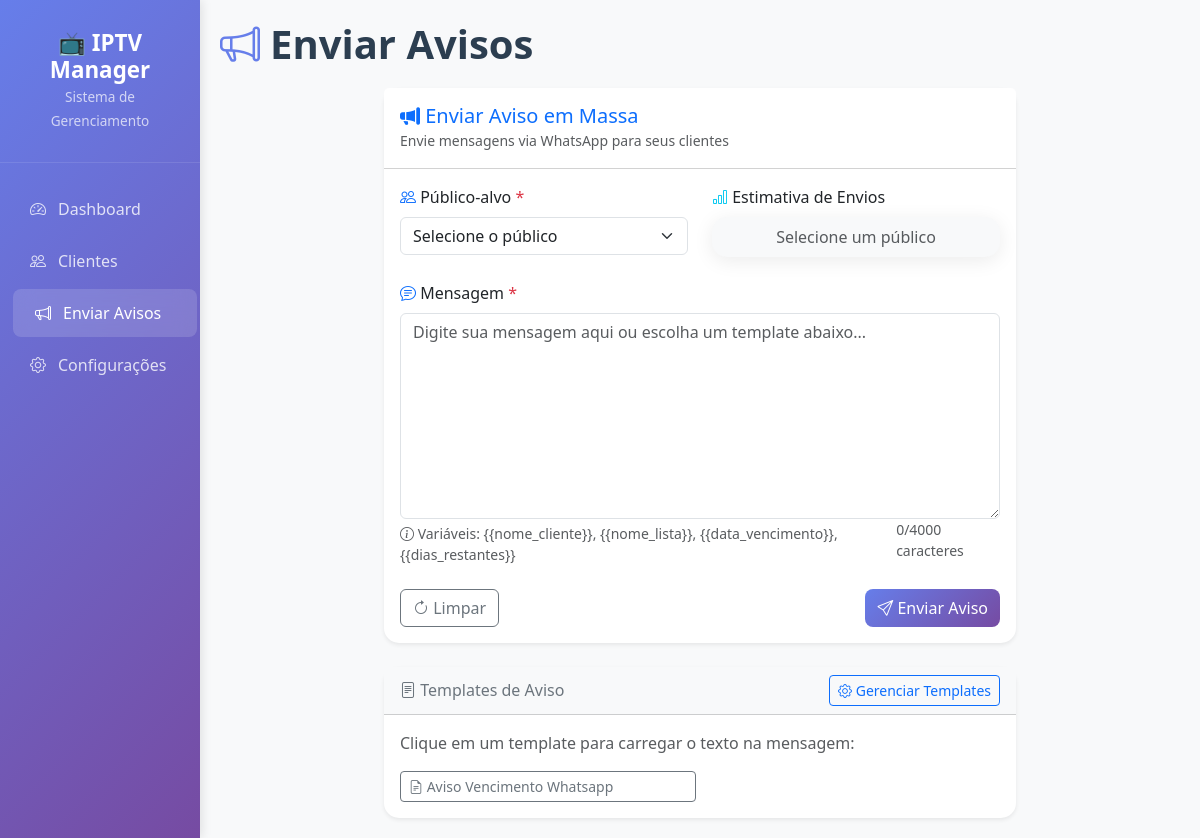
Page /avisos on the earlier database version.
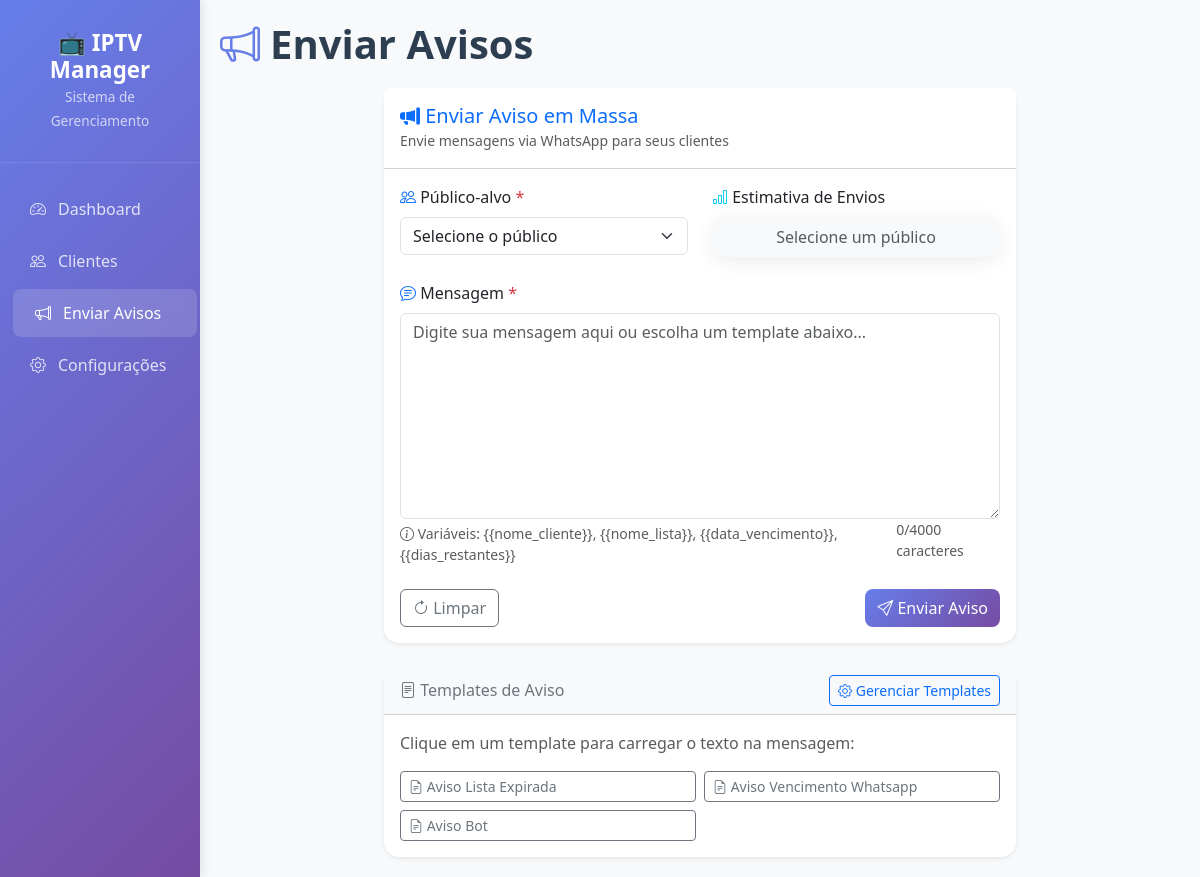
Same page on the later database version.
### tables this page shows
CREATE TABLE templates_avisos (
                    id INTEGER PRIMARY KEY AUTOINCREMENT,
                    nome TEXT UNIQUE NOT NULL,
                    assunto TEXT,
                    corpo TEXT NOT NULL,
                    tipo TEXT DEFAULT 'whatsapp', -- 'whatsapp', 'email', etc.
                    data_criacao DATETIME DEFAULT CURRENT_TIMESTAMP,
                    data_atualizacao DATETIME DEFAULT CURRENT_TIMESTAMP
                );

### dashboard.py (the view)
@app.route("/avisos")
def avisos():
    conn = db.get_connection()
    templates_raw = conn.execute("SELECT * FROM templates_avisos").fetchall()
    conn.close()
    templates = [dict(t) for t in templates_raw]
    return render_template("avisos.html", templates=templates)

### dashboard.py (called while the page is built)
def add_no_cache_headers(response):
    response.headers['Cache-Control'] = 'no-cache, no-store, must-revalidate, max-age=0'
    response.headers['Pragma'] = 'no-cache'
    response.headers['Expires'] = '0'
    response.headers['Last-Modified'] = datetime.now().strftime('%a, %d %b %Y %H:%M:%S GMT')
    response.headers['ETag'] = str(int(time.time()))
    return response

@app.after_request
def after_request(response):
    return add_no_cache_headers(response)

### database.py (called while the page is built)
    def get_connection(self):
        conn = sqlite3.connect(self.db_path, timeout=10)
        conn.row_factory = sqlite3.Row
        return conn

### templates/avisos.html (shortened to what this page needs)
{% extends "base.html" %}
{% block nav_avisos %}active{% endblock %}
{% block page_title %}Enviar Avisos{% endblock %}
{% block page_icon %}<i class="bi bi-megaphone"></i>{% endblock %}
{% block content %}
<div class="row justify-content-center">
    <div class="col-xl-8 col-lg-10">
        <div class="card shadow-sm">
            <div class="card-header bg-white py-3">
                <h5 class="mb-0 text-primary">
                    <i class="bi bi-megaphone-fill"></i> Enviar Aviso em Massa
                </h5>
                <small class="text-muted">Envie mensagens via WhatsApp para seus clientes</small>
            </div>
            <div class="card-body">
                <form method="POST" action="/enviar-aviso" id="formAviso">
                    <div class="row">
                        <div class="col-md-6 mb-4">
                            <label for="tipo" class="form-label">
                                <i class="bi bi-people text-primary"></i>
                                Público-alvo <span class="text-danger">*</span>
                            </label>
                            <select class="form-select" id="tipo" name="tipo" required>
                                <option value="">Selecione o público</option>
                            </select>
                        </div>
                        <div class="col-md-6 mb-4">
                            <label class="form-label">
                                <i class="bi bi-bar-chart text-info"></i>
                                Estimativa de Envios
                            </label>
                            <div class="card bg-light">
                                <div class="card-body py-2">
                                    <div id="estimativaEnvios" class="text-center">
                                        <span class="text-muted">Selecione um público</span>
                                    </div>
                                </div>
                            </div>
                        </div>
                    </div>
                    <div class="mb-4">
                        <label for="mensagem" class="form-label">
                            <i class="bi bi-chat-text text-primary"></i>
                            Mensagem <span class="text-danger">*</span>
                        </label>
                        <textarea class="form-control" id="mensagem" name="mensagem" rows="8"
                                  placeholder="Digite sua mensagem aqui ou escolha um template abaixo..." required maxlength="4000"></textarea>
                        <div class="d-flex justify-content-between">
                            <div class="form-text">
                                <i class="bi bi-info-circle"></i>
                                Variáveis: {{ '{{nome_cliente}}' }}, {{ '{{nome_lista}}' }}, {{ '{{data_vencimento}}' }}, {{ '{{dias_restantes}}' }}
                            </div>
                            <small class="text-muted">
                                <span id="contadorCaracteres">0</span>/4000 caracteres
                            </small>
                        </div>
                    </div>
                    <div class="d-flex justify-content-between">
                        <button type="button" class="btn btn-outline-secondary" onclick="limparFormulario()">
                            <i class="bi bi-arrow-clockwise"></i> Limpar
                        </button>
                        <button type="submit" class="btn btn-primary" id="btnEnviar">
                            <i class="bi bi-send"></i> Enviar Aviso
                        </button>
                    </div>
                </form>
            </div>
        </div>
        <div class="card shadow-sm mt-4">
            <div class="card-header bg-light d-flex justify-content-between align-items-center">
                <h6 class="mb-0 text-secondary">
                    <i class="bi bi-file-text"></i> Templates de Aviso
                </h6>
                <a href="{{ url_for('gerenciar_templates_page') }}" class="btn btn-sm btn-outline-primary">
                    <i class="bi bi-gear"></i> Gerenciar Templates
                </a>
            </div>
            <div class="card-body">
                <p class="text-muted mb-3">Clique em um template para carregar o texto na mensagem:</p>
                <div class="row g-2">
                    {% for template in templates %}
                    <div class="col-md-6">
                        <button type="button" class="btn btn-outline-secondary btn-sm w-100 text-start template-btn"
                                data-template-name="{{ template.nome }}"
                                data-template-body="{{ template.corpo }}">
                            <i class="bi bi-file-earmark-text"></i> {{ template.nome | replace("_", " ") | title }}
                        </button>
                    </div>
                    {% else %}
                    <p class="text-muted">Nenhum template disponível.</p>
                    {% endfor %}
                </div>
            </div>
        </div>
    </div>
</div>
{% endblock %}
{% block scripts %}
<link href="https://cdn.jsdelivr.net/npm/tom-select@2.2.2/dist/css/tom-select.bootstrap5.css" rel="stylesheet">
{% endblock %}

### templates/base.html (shortened to what this page needs)
<!DOCTYPE html>
<html lang="pt-BR">
<head>
    <link href="https://cdn.jsdelivr.net/npm/bootstrap@5.3.0/dist/css/bootstrap.min.css" rel="stylesheet">
    <link rel="stylesheet" href="https://cdn.jsdelivr.net/npm/bootstrap-icons@1.10.0/font/bootstrap-icons.css">
</head>
<body>
    <div class="container-fluid p-0">
        <div class="row g-0">
            <nav class="col-md-3 col-lg-2 sidebar">
                <div class="position-sticky">
                    <div class="sidebar-logo">
                        <h3>📺 IPTV Manager</h3>
                        <small>Sistema de Gerenciamento</small>
                    </div>
                    <ul class="nav flex-column px-2">
                        <li class="nav-item">
                            <a class="nav-link {% block nav_dashboard %}{% endblock %}" href="/">
                                <i class="bi bi-speedometer2"></i>
                                Dashboard
                            </a>
                        </li>
                        <li class="nav-item">
                            <a class="nav-link {% block nav_clientes %}{% endblock %}" href="/clientes">
                                <i class="bi bi-people"></i>
                                Clientes
                            </a>
                        </li>
                        <li class="nav-item">
                            <a class="nav-link {% block nav_avisos %}{% endblock %}" href="/avisos">
                                <i class="bi bi-megaphone"></i>
                                Enviar Avisos
                            </a>
                        </li>
                        <li class="nav-item">
                            <a class="nav-link {% block nav_config %}{% endblock %}" href="/configuracoes">
                                <i class="bi bi-gear"></i>
                                Configurações
                            </a>
                        </li>
                    </ul>
                </div>
            </nav>
            <main class="col-md-9 col-lg-10 main-content">
                <h1 class="page-title">
                    {% block page_icon %}{% endblock %}
                    {% block page_title %}Dashboard{% endblock %}
                </h1>
                {% block content %}{% endblock %}
            </main>
        </div>
    </div>
    {% block scripts %}{% endblock %}
</body>
</html>

### templates/base.html (style rules this page uses)
.sidebar { min-height: 100vh; background: linear-gradient(135deg, #667eea 0%, #764ba2 100%); box-shadow: 2px 0 10px rgba(0,0,0,0.1); }
.sidebar .nav-link { color: rgba(255,255,255,0.8); padding: 12px 20px; margin: 2px 0; border-radius: 8px; transition: all 0.3s ease; display: flex; align-items: center; }
.sidebar .nav-link i { margin-right: 10px; width: 20px; text-align: center; }
.sidebar .nav-link:hover, .sidebar .nav-link.active { color: white; background: rgba(255,255,255,0.15); backdrop-filter: blur(10px); transform: translateX(5px); }
.card { border: none; border-radius: 15px; box-shadow: 0 4px 20px rgba(0,0,0,0.08); transition: all 0.3s ease; }
.btn-primary { background: linear-gradient(135deg, #667eea 0%, #764ba2 100%); border: none; border-radius: 8px; transition: all 0.3s ease; }
body { background-color: #f8f9fa; }
.main-content { padding: 20px; }
.page-title { color: #2c3e50; font-weight: 600; margin-bottom: 20px; display: flex; align-items: center; }
.page-title i { margin-right: 10px; color: #667eea; }
.sidebar-logo { text-align: center; padding: 30px 20px; border-bottom: 1px solid rgba(255,255,255,0.1); margin-bottom: 20px; }
.sidebar-logo h3 { color: white; font-size: 1.4rem; font-weight: 700; margin: 0; }
.sidebar-logo small { color: rgba(255,255,255,0.7); font-size: 0.85rem; }

Differences in the rows shown:
added templates_avisos: nome "Aviso Lista Expirada"
added templates_avisos: nome "Aviso Bot"
